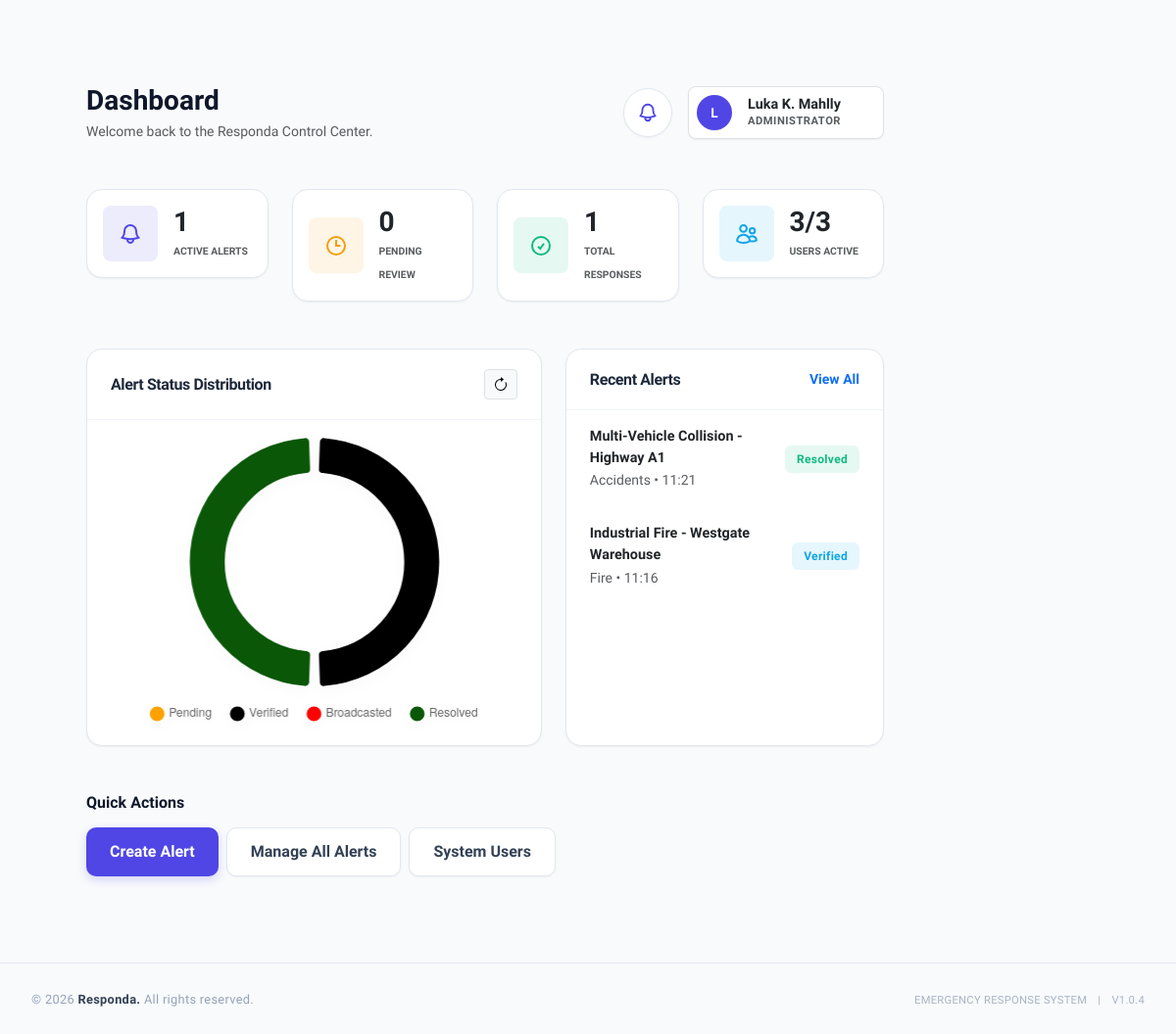
The app's page /dashboard.php (signed in, lower part), older data.
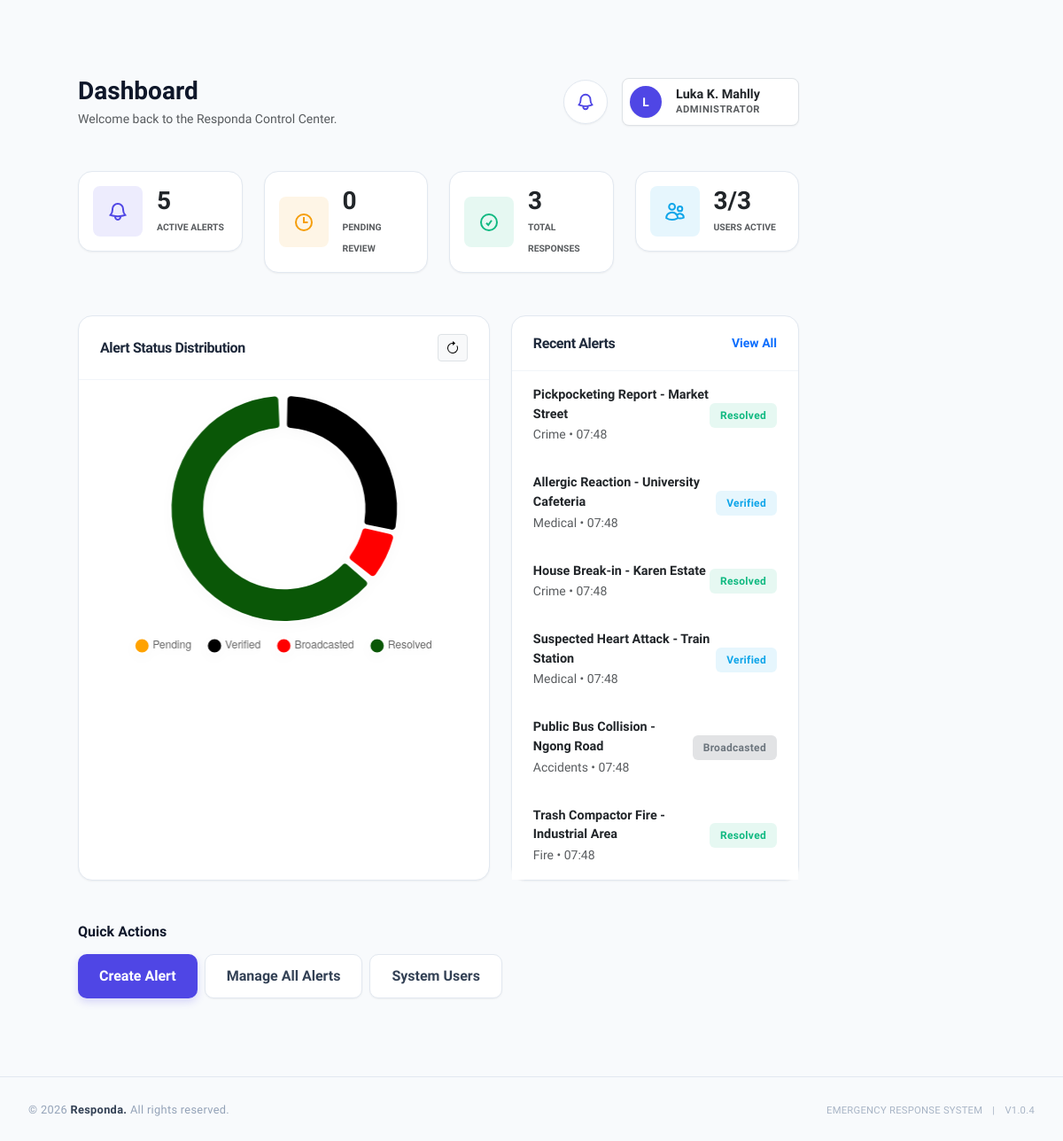
The same page, newer data.
### tables this page shows
CREATE TABLE `Alerts` (
  `Alerts_id` int(11) NOT NULL,
  `Alerts_AlertTypes_id` int(11) NOT NULL,
  `Alerts_title` varchar(150) NOT NULL,
  `Alerts_desc` text NOT NULL,
  `Alerts_latitude` decimal(10,8) NOT NULL,
  `Alerts_longitude` decimal(11,8) NOT NULL,
  `Alerts_status` enum('pending','verified','broadcasted','resolved') DEFAULT 'pending',
  `Alerts_severity` enum('Low','Medium','High') DEFAULT 'Medium',
  `Alerts_Users_id` int(11) DEFAULT NULL,
  `Alerts_AssignedTo_id` int(11) DEFAULT NULL,
  `Alerts_created_at` timestamp NOT NULL DEFAULT current_timestamp()
);

CREATE TABLE `AlertTypes` (
  `AlertTypes_id` int(11) NOT NULL,
  `AlertTypes_name` varchar(100) NOT NULL,
  `AlertTypes_desc` text DEFAULT NULL,
  `AlertTypes_created_at` timestamp NOT NULL DEFAULT current_timestamp()
);

### includes/sidebar.php (called while the page is built, shortened)
<?php
$role_id = $_SESSION['role_id'] ?? null;
?>

### public/dashboard.php (the view, shortened to what the changed rows need)
<?php
$role_id = $_SESSION['role_id'] ?? null;
$stats = [
    'active_alerts' => 0,
    'pending_alerts' => 0,
    'verified_alerts' => 0,
    'resolved_alerts' => 0,
    'total_responses' => 0,
    'total_users' => 0,
    'active_users' => 0,
    'personal_responses' => 0,
    'pending_responses' => 0
];
$recent_alerts = [];
try {
    $pdo = getPDO();
    if ($role_id == 1) {
        $stmt = $pdo->query("
            SELECT
            SUM(Alerts_status='pending') as pending,
            SUM(Alerts_status='verified') as verified,
            SUM(Alerts_status='broadcasted') as broadcasted,
            SUM(Alerts_status='resolved') as resolved
            FROM Alerts
        ");
        $row = $stmt->fetch();
        $stats['active_alerts'] = (int)$row['pending'] + (int)$row['verified'] + (int)$row['broadcasted'];
        $stats['pending_alerts'] = (int)$row['pending'];
        $stats['verified_alerts'] = (int)$row['verified'];
        $stats['resolved_alerts'] = (int)$row['resolved'];
        $userStats = $pdo->query("SELECT COUNT(*) as total, SUM(Users_status='active') as active FROM Users")->fetch();
        $stats['total_users'] = $userStats['total'];
        $stats['active_users'] = $userStats['active'];
        $stats['total_responses'] = $pdo->query("SELECT COUNT(*) FROM AlertResponses")->fetchColumn();
        $stmt = $pdo->query("
            SELECT a.Alerts_id, a.Alerts_title, a.Alerts_status, a.Alerts_created_at, at.AlertTypes_name as alert_type, u.Users_full_name as creator
            FROM Alerts a
            LEFT JOIN AlertTypes at ON a.Alerts_AlertTypes_id = at.AlertTypes_id
            LEFT JOIN Users u ON a.Alerts_Users_id = u.Users_id
            ORDER BY a.Alerts_created_at DESC LIMIT 6
        ");
        $recent_alerts = $stmt->fetchAll();
    }
} catch (Exception $e) {
    error_log($e->getMessage());
}
include __DIR__ . '/../includes/header.php';
?>
<div class="container-fluid p-0">
    <div class="row g-0">
        <?php include __DIR__ . '/../includes/sidebar.php'; ?>
        <main class="col-lg-10 bg-light min-vh-100">
            <div class="p-4 p-lg-5">
                <div class="d-flex justify-content-between align-items-center mb-5">
                    <div>
                        <h1 class="h3 fw-bold mb-1">Dashboard</h1>
                    </div>
                </div>
                <div class="row g-4 mb-5">
                    <?php if ($role_id == 1): ?>
                        <div class="col-md-3">
                            <div class="card border-0 shadow-sm p-3">
                                <div class="d-flex align-items-center">
                                    <div class="bg-primary-subtle text-primary p-3 rounded-3 me-3">
                                    </div>
                                    <div>
                                        <h3 class="fw-bold mb-0" id="stat-active"><?= $stats['active_alerts'] ?></h3>
                                        <small class="text-muted text-uppercase fw-bold" style="font-size: 0.65rem;">Active Alerts</small>
                                    </div>
                                </div>
                            </div>
                        </div>
                        <div class="col-md-3">
                            <div class="card border-0 shadow-sm p-3">
                                <div class="d-flex align-items-center">
                                    <div class="bg-warning-subtle text-warning p-3 rounded-3 me-3">
                                        <svg xmlns="http://www.w3.org/2000/svg" width="24" height="24" fill="none" viewBox="0 0 24 24" stroke="currentColor" stroke-width="2">
                                            <path d="M12 6v6h4.5m4.5 0a9 9 0 1 1-18 0 9 9 0 0 1 18 0Z" />
                                        </svg>
                                    </div>
                                    <div>
                                        <h3 class="fw-bold mb-0" id="stat-pending"><?= $stats['pending_alerts'] ?></h3>
                                        <small class="text-muted text-uppercase fw-bold" style="font-size: 0.65rem;">Pending Review</small>
                                    </div>
                                </div>
                            </div>
                        </div>
                        <div class="col-md-3">
                            <div class="card border-0 shadow-sm p-3">
                                <div class="d-flex align-items-center">
                                    <div class="bg-success-subtle text-success p-3 rounded-3 me-3">
                                        <svg xmlns="http://www.w3.org/2000/svg" width="24" height="24" fill="none" viewBox="0 0 24 24" stroke="currentColor" stroke-width="2">
                                            <path d="M9 12.75 11.25 15 15 9.75M21 12a9 9 0 1 1-18 0 9 9 0 0 1 18 0Z" />
                                        </svg>
                                    </div>
                                    <div>
                                        <h3 class="fw-bold mb-0"><?= $stats['total_responses'] ?></h3>
                                        <small class="text-muted text-uppercase fw-bold" style="font-size: 0.65rem;">Total Responses</small>
                                    </div>
                                </div>
                            </div>
                        </div>
                        <div class="col-md-3">
                            <div class="card border-0 shadow-sm p-3">
                                <div class="d-flex align-items-center">
                                    <div class="bg-info-subtle text-info p-3 rounded-3 me-3">
                                    </div>
                                    <div>
                                        <h3 class="fw-bold mb-0"><?= $stats['active_users'] ?>/<?= $stats['total_users'] ?></h3>
                                        <small class="text-muted text-uppercase fw-bold" style="font-size: 0.65rem;">Users Active</small>
                                    </div>
                                </div>
                            </div>
                        </div>
                    <?php endif; ?>
                </div>
                <div class="row g-4">
                    <div class="col-lg-7">
                        <div class="card border-0 shadow-sm h-100">
                            <div class="card-body">
                                <canvas id="statusChart" style="max-height: 300px;"></canvas>
                            </div>
                        </div>
                    </div>
                    <div class="col-lg-5">
                        <div class="card border-0 shadow-sm h-100">
                            <div class="card-body p-0">
                                <div class="list-group list-group-flush">
                                    <?php foreach ($recent_alerts as $alert): ?>
                                        <div class="list-group-item border-0 px-4 py-3">
                                            <div class="d-flex justify-content-between align-items-center">
                                                <div>
                                                    <p class="mb-0 fw-bold" style="font-size: 0.9rem;"><?= htmlspecialchars($alert['Alerts_title']) ?></p>
                                                    <small class="text-muted"><?= htmlspecialchars($alert['alert_type']) ?> • <?= date('H:i', strtotime($alert['Alerts_created_at'])) ?></small>
                                                </div>
                                                <?php
                                                $statusClass = match ($alert['Alerts_status']) {
                                                    'pending' => 'bg-warning-subtle text-warning',
                                                    'verified' => 'bg-info-subtle text-info',
                                                    'resolved' => 'bg-success-subtle text-success',
                                                    default => 'bg-secondary-subtle text-secondary'
                                                };
                                                ?>
                                                <span class="badge <?= $statusClass ?>"><?= ucfirst($alert['Alerts_status']) ?></span>
                                            </div>
                                        </div>
                                    <?php endforeach; ?>
                                </div>
                            </div>
                        </div>
                    </div>
                </div>
            </div>
        </main>
    </div>
</div>
<?php
include __DIR__ . '/../includes/footer.php';
?>

Row changes from the older to the newer data that the page shows:
no longer on this page (row unchanged): alerts: Alerts_title "Multi-Vehicle Collision - Highway A1", Alerts_AlertTypes.AlertTypes_name "Accidents", Alerts_created_at "11:21", Alerts_status "Resolved"
no longer on this page (row unchanged): alerts: Alerts_title "Industrial Fire - Westgate Warehouse", Alerts_AlertTypes.AlertTypes_name "Fire", Alerts_created_at "11:16", Alerts_status "Verified"
added alerts: Alerts_title "Pickpocketing Report - Market Street", Alerts_AlertTypes.AlertTypes_name "Crime", Alerts_created_at "07:48", Alerts_status "Resolved"
added alerts: Alerts_title "Allergic Reaction - University Cafeteria", Alerts_AlertTypes.AlertTypes_name "Medical", Alerts_created_at "07:48", Alerts_status "Verified"
added alerts: Alerts_title "House Break-in - Karen Estate", Alerts_AlertTypes.AlertTypes_name "Crime", Alerts_created_at "07:48", Alerts_status "Resolved"
added alerts: Alerts_title "Suspected Heart Attack - Train Station", Alerts_AlertTypes.AlertTypes_name "Medical", Alerts_created_at "07:48", Alerts_status "Verified"
added alerts: Alerts_title "Public Bus Collision - Ngong Road", Alerts_AlertTypes.AlertTypes_name "Accidents", Alerts_created_at "07:48", Alerts_status "Broadcasted"
added alerts: Alerts_title "Trash Compactor Fire - Industrial Area", Alerts_AlertTypes.AlertTypes_name "Fire", Alerts_created_at "07:48", Alerts_status "Resolved"
Text that changed along with them:
$stats['active_alerts']: "1" → "5"
$stats['total_responses']: "1" → "3"
chart data {{ $status_breakdown['verified'] }}: 1 → 4
chart data {{ $status_breakdown['broadcasted'] }}: 0 → 1
chart data {{ $status_breakdown['resolved'] }}: 1 → 9
